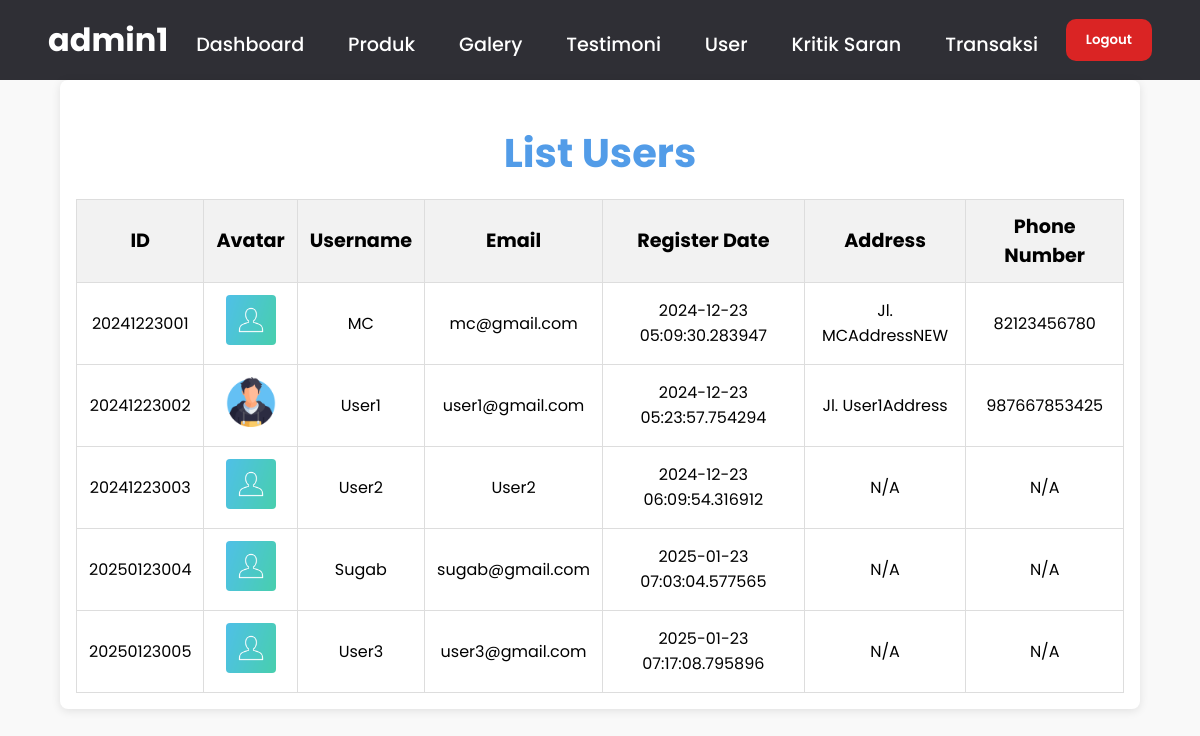
Screenshot of /Admin/ManageUsers/dashboardUsers.php (signed in) with the database file from the repository.
### tables this page shows
CREATE TABLE `users` (
  `id` bigint(60) NOT NULL,
  `avatar` varchar(250) NOT NULL DEFAULT '../Asset/dummyUser.png',
  `username` varchar(40) NOT NULL,
  `password` varchar(60) NOT NULL,
  `email` varchar(40) NOT NULL,
  `register_date` timestamp(6) NOT NULL DEFAULT current_timestamp(6),
  `address` varchar(40) DEFAULT NULL,
  `phone_number` bigint(16) DEFAULT NULL
);

### Admin/ManageUsers/dashboardUsers.php (the view, shortened to what this page needs)
<?php
$connection = getConnection();
$sql = "SELECT * FROM users";
$statement = $connection->query($sql);
$result = $statement->fetchAll(PDO::FETCH_ASSOC);
?>
<!DOCTYPE html>
<html lang="en">
<head>
    <link href='https://unpkg.com/boxicons@2.1.4/css/boxicons.min.css' rel='stylesheet'>
</head>
<body>
    <?php require_once '../adminNavigation.php' ?>
    <div class="container">
        <h1 class="main_title">List Users</h1>
        <div class="users">
            <table>
                <thead>
                    <tr>
                        <th>ID</th>
                        <th>Avatar</th>
                        <th>Username</th>
                        <th>Email</th>
                        <th>Register Date</th>
                        <th>Address</th>
                        <th>Phone Number</th>
                    </tr>
                </thead>
                <tbody>
                    <?php
                    foreach ($result as $data) {
                    ?>
                        <tr>
                            <td><?php echo $data['id']; ?></td>
                            <td><img src="../<?php echo htmlspecialchars($data['avatar']); ?>" alt="Avatar"></td>
                            <td><?php echo htmlspecialchars($data['username']); ?></td>
                            <td><?php echo htmlspecialchars($data['email']); ?></td>
                            <td><?php echo htmlspecialchars($data['register_date']); ?></td>
                            <td><?php echo htmlspecialchars($data['address'] ?? 'N/A'); ?></td>
                            <td><?php echo htmlspecialchars($data['phone_number'] ?? 'N/A'); ?></td>
                        </tr>
                    <?php
                    }
                    ?>
                </tbody>
            </table>
        </div>
    </div>
</body>
</html>

### Admin/ManageUsers/dashboardUsers.php (style rules this page uses)
* { font-family: "Poppins", Arial, Helvetica, sans-serif; box-sizing: border-box; }
body { margin: 0; padding: 0; background-color: #f9f9f9; }
.main_title { color: #529ce8; font-size: 2.5rem; text-align: center; margin-bottom: 1rem; }
.container { width: 90vmax; margin: 0 auto; padding: 1rem; background-color: #fff; border-radius: 8px; box-shadow: 0 2px 10px rgba(0, 0, 0, 0.1); }
table { width: 100%; border-collapse: collapse; margin-top: 1rem; }
th, td { padding: 0.75rem; text-align: center; border: 1px solid #ddd; }
th { background-color: #f2f2f2; font-size: 1.2rem; }
td { font-size: 1rem; }
img { max-width: 50px; height: auto; border-radius: 4px; }

### Admin/adminNavigation.php (style rules this page uses)
* { font-family: "Poppins", Arial, Helvetica, sans-serif; }
body { margin: 0; padding: 0; width: 100%; height: fit-content; overflow-x: hidden; box-sizing: border-box; }

### rows the page displays
users: id "20241223001", avatar (placeholder picture), username "MC", email "mc@gmail.com", register_date "2024-12-23 05:09:30.283947", address "Jl. MCAddressNEW", phone_number "82123456780"
users: id "20241223002", avatar (picture), username "User1", email "user1@gmail.com", register_date "2024-12-23 05:23:57.754294", address "Jl. User1Address", phone_number "987667853425"
users: id "20241223003", avatar (placeholder picture), username "User2", email "User2", register_date "2024-12-23 06:09:54.316912", address "N/A", phone_number "N/A"
users: id "20250123004", avatar (placeholder picture), username "Sugab", email "sugab@gmail.com", register_date "2025-01-23 07:03:04.577565", address "N/A", phone_number "N/A"
users: id "20250123005", avatar (placeholder picture), username "User3", email "user3@gmail.com", register_date "2025-01-23 07:17:08.795896", address "N/A", phone_number "N/A"

### other values shown
$_SESSION['admin'] "admin1"
